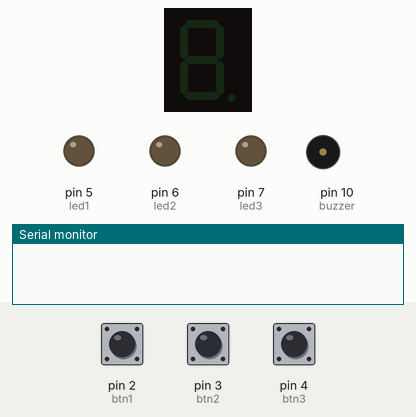
A sketch run on a simulated Arduino Uno, built with avr-gcc and run on an emulated ATmega328P. On the bench: 1-digit seven-segment display, output pins drawn as LEDs (lit = HIGH), buzzer (waves = sounding, pin HIGH), the last lines printed to the serial monitor. The inputs (shaded band) are chosen by the test bench; at power-on: pin 2 (btn1) HIGH, pin 3 (btn2) HIGH, pin 4 (btn3) HIGH.

Above: at 2.8 s.
2.9 s: pin 2 (btn1) pulled LOW for 1.2 s
At 4.1 s:
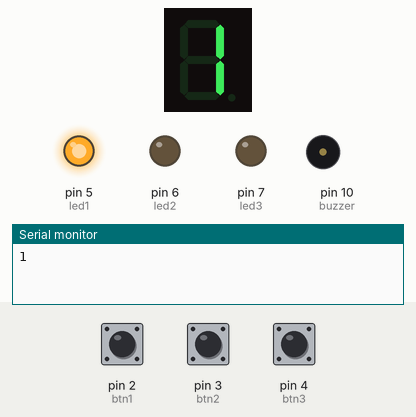
6.0 s: pin 3 (btn2) pulled LOW for 3.2 s
At 7.5 s:
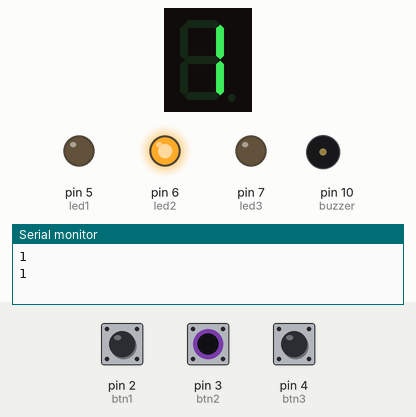
11.1 s: pin 4 (btn3) pulled LOW for 1.2 s
At 12.6 s:
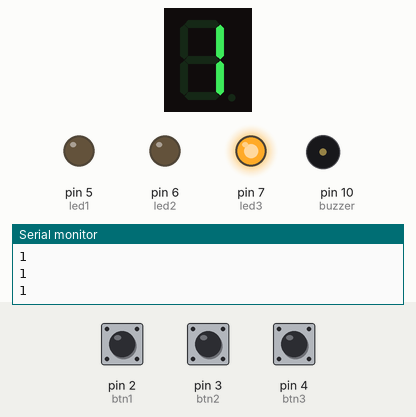
14.7 s: pin 4 (btn3) pulled LOW for 3.2 s
At 15.5 s:
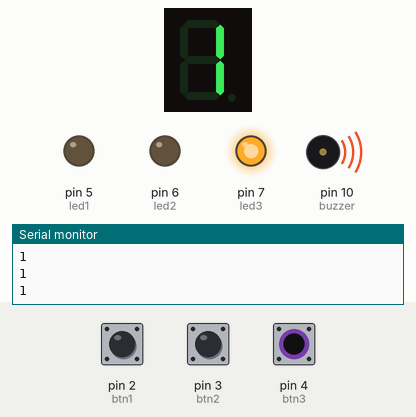
19.8 s: pin 2 (btn1) pulled LOW for 3.2 s
At 20.7 s:
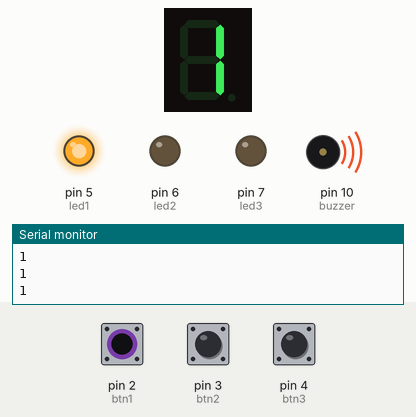
24.9 s: pin 2 (btn1) driven LOW and pin 3 (btn2) driven LOW
At 27.2 s:
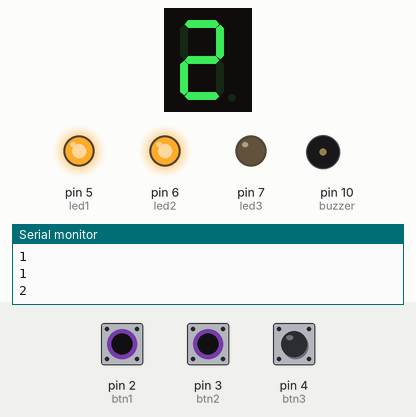
Timing chart, 0 to 28.9 s (numbered marks = the images above; inputs shaded):
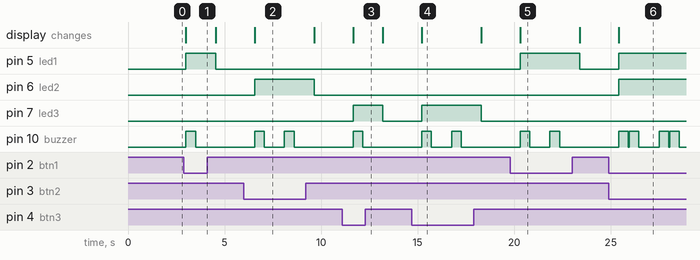

Measured:
- after the input at 2.9 s, pin 5 (led1): LOW → HIGH after 0.10 s, → LOW 1.6 s later; pin 10 (buzzer): LOW → HIGH after 0.10 s, → LOW 0.50 s later; the display: changes after 0.10 s (image 1)
- after the input at 6.0 s, pin 6 (led2): LOW → HIGH after 0.55 s, → LOW 3.1 s later; pin 10 (buzzer): alternates HIGH for 0.50 s and LOW for 1.1 s, 4 changes in all, then stays LOW, starting after 0.55 s; the display: changes after 0.55 s (image 2)
- after the input at 11.1 s, pin 7 (led3): LOW → HIGH after 0.55 s, → LOW 1.6 s later; pin 10 (buzzer): LOW → HIGH after 0.55 s, → LOW 0.50 s later; the display: changes after 0.55 s (image 3)
- after the input at 14.7 s, pin 7 (led3): LOW → HIGH after 0.50 s, → LOW 3.1 s later; pin 10 (buzzer): alternates HIGH for 0.50 s and LOW for 1.1 s, 4 changes in all, then stays LOW, starting after 0.50 s; the display: changes after 0.50 s (image 4)
- after the input at 19.8 s, pin 5 (led1): LOW → HIGH after 0.51 s, → LOW 3.1 s later; pin 10 (buzzer): alternates HIGH for 0.50 s and LOW for 1.1 s, 4 changes in all, then stays LOW, starting after 0.51 s; the display: changes after 0.51 s (image 5)
- after the input at 24.9 s, pin 5 (led1), pin 6 (led2): LOW → HIGH after 0.51 s; the display: changes after 0.51 s (image 6)

The sketch:

ButtonCounter-01.ino
```cpp
#include "SevSeg.h"
SevSeg sevseg;

int btn1=2;
int btn2=3;
int btn3=4;
int led1=5;
int led2=6;
int led3=7;
int buzzer=10;
int btn1state, btn2state, btn3state;
int total_pressed;

void setup(){
  pinMode(btn1,INPUT_PULLUP);
  pinMode(btn2,INPUT_PULLUP);
  pinMode(btn3,INPUT_PULLUP);
  pinMode(led1,OUTPUT);
  pinMode(led2,OUTPUT);
  pinMode(led3,OUTPUT);
  pinMode(buzzer,OUTPUT);
  Serial.begin(9600);

  byte numDigits = 1;
  byte digitPins[] = {};
  byte segmentPins[] = {A4, A3, A0, A1, A2, A5, 8, 9};
  bool resistorsOnSegments = true;

  byte hardwareConfig = COMMON_CATHODE;
  sevseg.begin(hardwareConfig, numDigits, digitPins, segmentPins, resistorsOnSegments);
  sevseg.setBrightness(90);
}

void loop(){
  btn1state=digitalRead(btn1)^1;
  btn2state=digitalRead(btn2)^1;
  btn3state=digitalRead(btn3)^1;

  total_pressed = btn1state + btn2state + btn3state;

  /*
   * Print the total only if there is a pressed button
   */
  if(btn1state==1 || btn2state==1 || btn3state==1){
    sevseg.setNumber(total_pressed);
    sevseg.refreshDisplay();
    Serial.println(total_pressed);
  }
  else{
    sevseg.blank();
  }

  /*
   * When a button is pressed turn on a corresponding led
   */
  if(btn1state==1){
    digitalWrite(led1,HIGH);
  }
  else{
    digitalWrite(led1,LOW);
  }

  if(btn2state==1){
    digitalWrite(led2,HIGH);
  }
  else{
    digitalWrite(led2,LOW);
  }

  if(btn3state==1){
    digitalWrite(led3,HIGH);
  }
  else{
    digitalWrite(led3,LOW);
  }
  beep(total_pressed);
}

void beep(int times){
  for(int k=0; k<times; k++){
    digitalWrite(buzzer, HIGH);
    delay(500);
    digitalWrite(buzzer, LOW);
    delay(50);
  }
    digitalWrite(buzzer, LOW);
    delay(1000);
}
```
